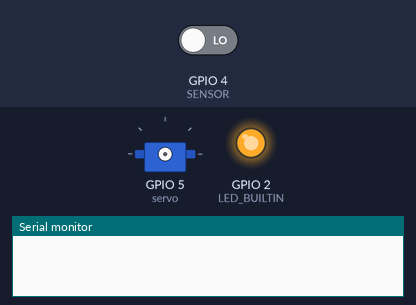
The sketch below on a simulated ESP8266 (NodeMCU). Parts: servo, output pins drawn as LEDs (lit = HIGH, except the on-board LED, lit = LOW), the last lines printed to the serial monitor. The inputs (shaded band) are chosen by the test bench; at power-on: GPIO 4 (SENSOR) LOW. WiFi joins after 1.5 s; servers stay silent unless stated; no MQTT or app messages arrive unless stated.

Above: at 0.1 s.
At 33.8 s:
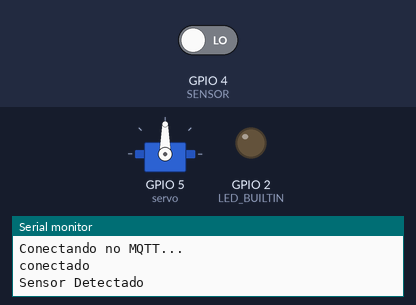
Timing chart, 0 to 35.5 s (numbered marks = the images above):
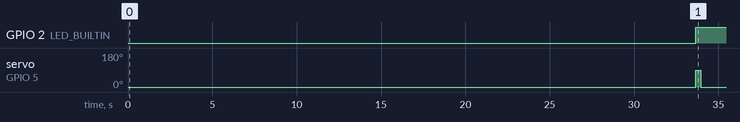

The sketch:

PetFeeder.ino
```cpp
#include <ESP8266WiFi.h>
#include <PubSubClient.h>
#include <Servo.h>


const char* ssid = "WIFI"; // Enter your WiFi name
const char* password =  "SENHA"; // Enter WiFi password
const char* mqttServer = "hairdresser.cloudmqtt.com";
const int mqttPort = 15483;
const char* mqttUser = "oiksomki";
const char* mqttPassword = "3th-yoyHsNdY";

boolean SensorEstado ;
boolean ultSensorEstado = HIGH;
int SENSOR = 4; //Sensor PIR conectado no NodeMCU pin D2

Servo servo;

WiFiClient espClient;
PubSubClient client(espClient);

void setup () {

  WiFi.begin(ssid, password);
  Serial.begin(9600);

  while (WiFi.status() != WL_CONNECTED) {
    delay(500);
    Serial.println("Conectando no Wifi..");
  }
  Serial.println("Conectado no Wifi com sucesso!");


  pinMode(SENSOR, INPUT);

  pinMode(LED_BUILTIN, OUTPUT);

  delay(30000);
  servo.attach(5); //Servo motor conectado no NodeMCU pin D1
  servo.write(0);

  delay(2000);

  client.setServer(mqttServer, mqttPort);
  client.setCallback(callback);

  while (!client.connected()) {
      Serial.println("Conectando no MQTT...");

      if (client.connect("ESP8266Client", mqttUser, mqttPassword )) {

        Serial.println("conectado");

      } else {

        Serial.print("Erro");
        Serial.print(client.state());
        delay(2000);

      }
    }

}


void callback(char* topic, byte* payload, unsigned int length) {

  Serial.print("Mensagem do topico: ");
  Serial.println(topic);

  Serial.print("Mensagem:");
  for (int i = 0; i < length; i++) {
    Serial.print((char)payload[i]);
  }

  if (payload[0] == 'E'){
        Serial.println("nchendo o pote!");
        digitalWrite(LED_BUILTIN, LOW);
        delay(100);
        digitalWrite(LED_BUILTIN, HIGH);
        servo.write(90);

        delay(300);

        servo.write(0);

        delay(300);
    }


  Serial.println();
  Serial.println("-----------------------");

}

void loop()
{

  SensorEstado = digitalRead(SENSOR);  //HIGH quando o sensor for detectado, se não LOW

  if (SensorEstado != ultSensorEstado)
  {
    Serial.println("Sensor Detectado");
    digitalWrite(LED_BUILTIN, LOW);
    delay(100);
    digitalWrite(LED_BUILTIN, HIGH);
    servo.write(90);

    delay(300);

    servo.write(0);

    delay(300);

    if (WiFi.status() == WL_CONNECTED)  //Verifica a conexão do wifi
    {

      client.publish("esp/test", "Sensor detectado! Enchendo o pote...");
      client.subscribe("esp/test");

    }
    ultSensorEstado = SensorEstado;
  }
  client.loop();
}
```

Measured:
- by itself, GPIO 2 (LED_BUILTIN): LOW → HIGH at 33.7 s
- by itself, servo on GPIO 5 (servo): 0° → 90° at 33.7 s, → 0° 0.30 s later
